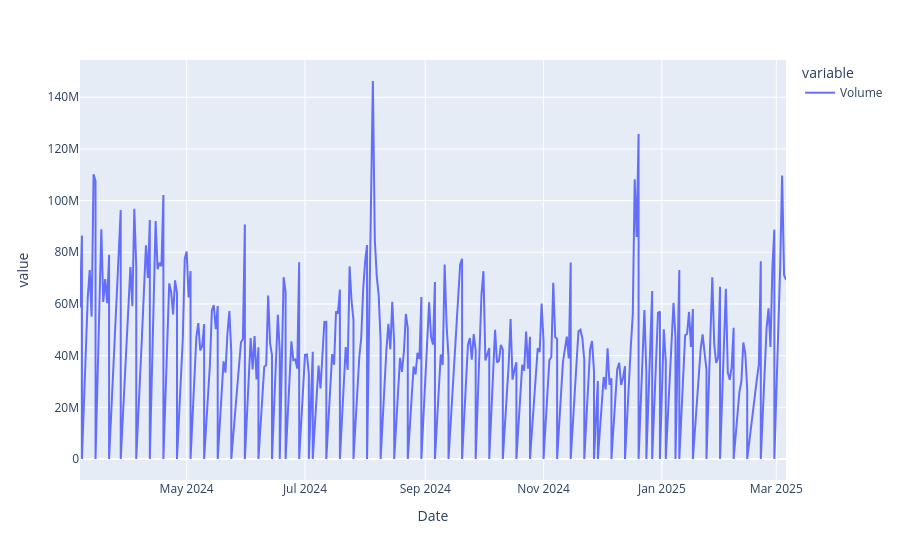

This figure's notebook cell:
### Code cell
df["Volume"].plot()

### Figure 1 — Plotly figure (JSON) as saved in the notebook; plotly's stock layout.template omitted (floating-point values rounded to 4 significant figures; data arrays with more than 128 entries replaced by an {"elided": "..."} marker saying what was removed)
{"data": [{"hovertemplate": "variable=Volume<br>Date=%{x}<br>value=%{y}<extra></extra>", "legendgroup": "Volume", "line": {"color": "#636efa", "dash": "solid"}, "marker": {"symbol": "circle"}, "mode": "lines", "name": "Volume", "orientation": "v", "showlegend": true, "type": "scatter", "x": {"elided": "365 str values"}, "xaxis": "x", "y": {"elided": "365 int values"}, "yaxis": "y"}], "layout": {"legend": {"title": {"text": "variable"}, "tracegroupgap": 0}, "margin": {"t": 60}, "xaxis": {"anchor": "y", "domain": [0, 1], "title": {"text": "Date"}}, "yaxis": {"anchor": "x", "domain": [0, 1], "title": {"text": "value"}}}}
